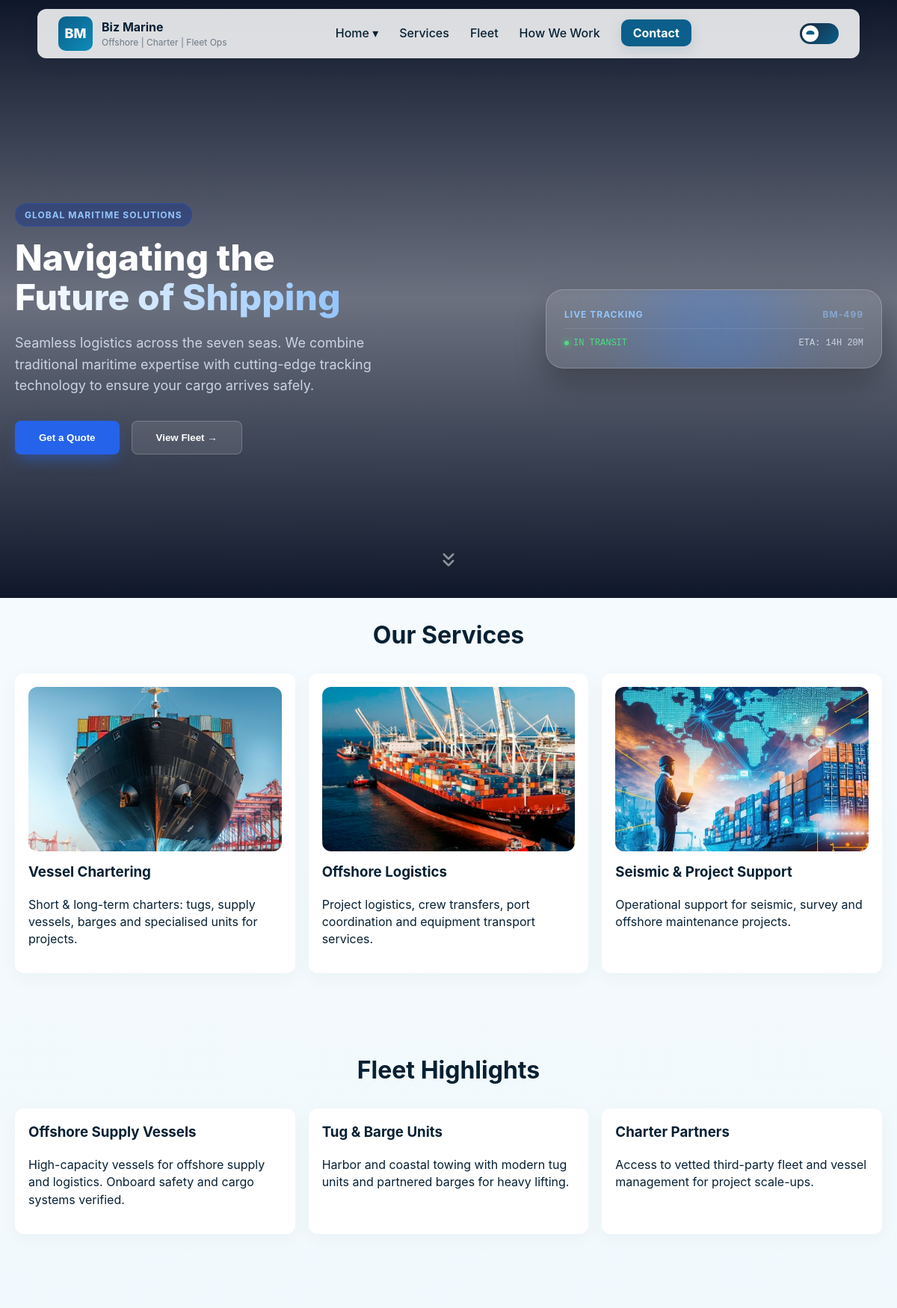
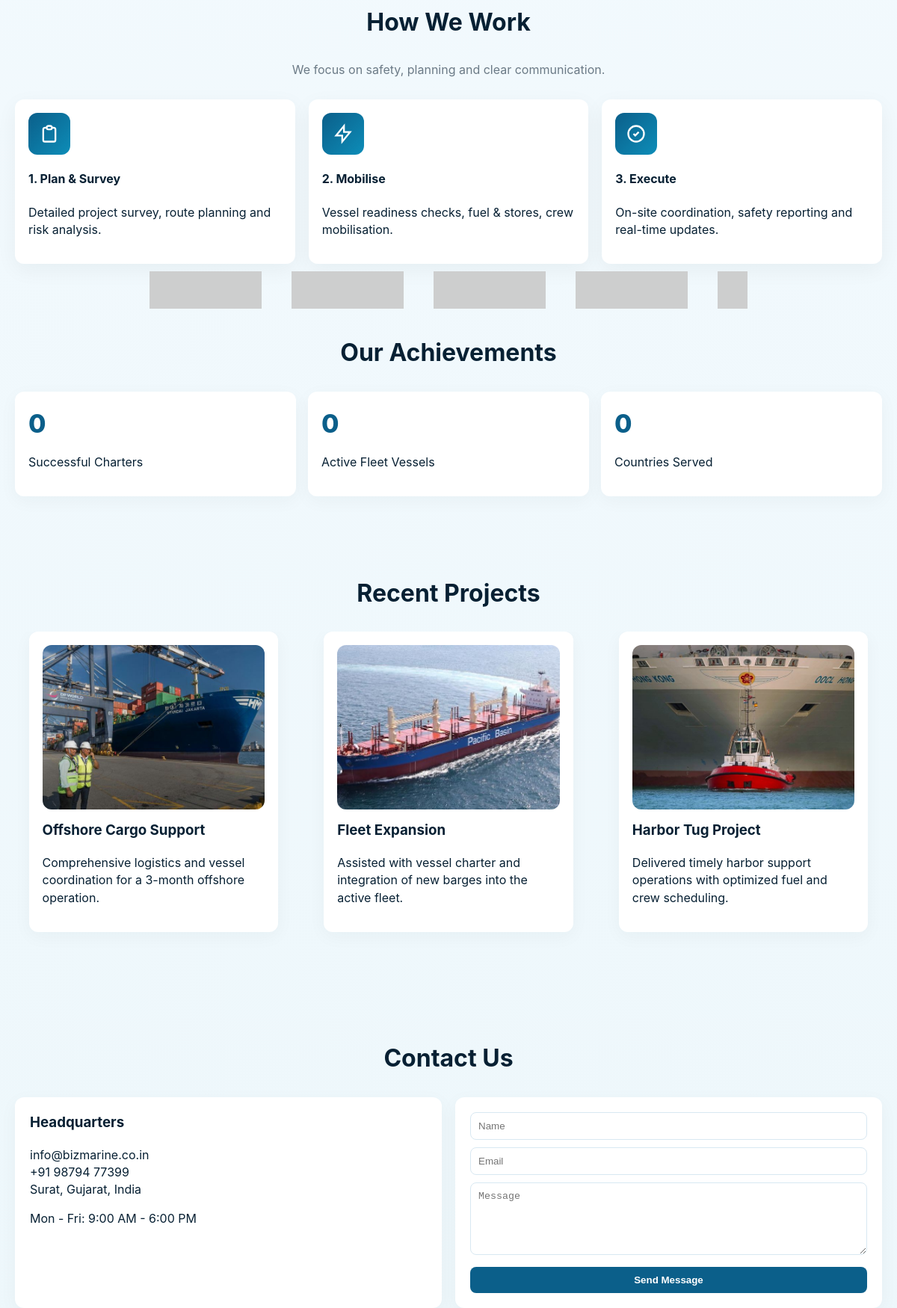
/home3/ (upper part), run on the app's committed database (2 pictures, top to bottom).
### main/models.py (models this page shows, shortened)
class Service(models.Model):
    title = models.CharField(max_length=200)
    image = models.ImageField(upload_to='services/')
    description = models.TextField()

class FleetItem(models.Model):
    title = models.CharField(max_length=200)
    description = models.TextField()

class Project(models.Model):
    title = models.CharField(max_length=200)
    image = models.ImageField(upload_to='projects/')
    description = models.TextField()

### main/views.py (the view, shortened to what this page needs)
# urls.py: path('home3/', views.home3, name='home3'),
def home3(request):
    hero3 = HomeThreeHero.objects.first()
    video_url = hero3.video.url if (hero3 and hero3.video) else None
    ctx = {
        'hero3': hero3,
        'video3': video_url,
        'services': Service.objects.all(),
        'fleet': FleetItem.objects.all(),
        'projects': Project.objects.all(),
        'contact': ContactInfo.objects.first(),
    }
    return render(request, "home3.html", ctx)

### main/templates/home3.html (shortened to what this page needs)
{% load static %}
<!doctype html>
<html lang="en">
<head>
<link rel="stylesheet" href="https://unpkg.com/leaflet@1.9.4/dist/leaflet.css" />
<link rel="stylesheet" href="https://unpkg.com/aos@2.3.4/dist/aos.css" />
<link rel="stylesheet" href="https://cdn.jsdelivr.net/npm/swiper@11/swiper-bundle.min.css" />
</head>
<body>
<header>
  <div class="topbar container">
    <div class="brand">
      <div class="logo">BM</div>
      <div>
        <div style="font-weight:700">Biz Marine</div>
        <div style="font-size:12px;color:var(--muted)">Offshore | Charter | Fleet Ops</div>
      </div>
    </div>
    <nav>
      <ul>
        <li class="dropdown">
          <a href="#">Home ▾</a>
        </li>
        <li><a href="#services">Services</a></li>
        <li><a href="#fleet">Fleet</a></li>
        <li><a href="#how">How We Work</a></li>
        <li><a href="#contact" class="cta">Contact</a></li>
      </ul>
    </nav>
    <div id="themeToggle" class="toggle" title="Switch theme">
      <div class="thumb" id="toggleThumb">
        <svg viewBox="0 0 512 512" xmlns="http://www.w3.org/2000/svg"><path d="M464 256c0 0-28.9 48-56 48H104c-27.1 0-56-48-56-48C61 180 110 112 256 112s195 68 208 144z"/></svg>
      </div>
    </div>
  </div>
</header>
<div class="new-hero" id="hero">
    <video class="hero-bg-video" autoplay muted loop playsinline poster="https://cdn.pixabay.com/video/2022/04/02/112722-695433093_large.mp4">
        <source src="https://cdn.pixabay.com/video/2022/04/02/112722-695433093_large.mp4" type="video/mp4">
    </video>
    <div class="hero-overlay-gradient"></div>
    <div class="hero-overlay-gradient-2"></div>
    <div class="hero-content">
        <div class="hero-text-col">
            <div class="hero-badge">Global Maritime Solutions</div>
            <h1 class="hero-title">
                Navigating the <br>
                <span class="text-gradient">Future of Shipping</span>
            </h1>
            <p class="hero-desc">
                Seamless logistics across the seven seas. We combine traditional maritime expertise with cutting-edge tracking technology to ensure your cargo arrives safely.
            </p>
            <div class="hero-btns">
                <button class="btn-hero-primary" onclick="location.href='#contact'">Get a Quote</button>
                <button class="btn-hero-glass" onclick="location.href='#fleet'">
                    View Fleet &rarr;
                </button>
            </div>
        </div>
        <div class="hero-lottie-col">
            <div class="glass-card">
                <div class="glow-blob"></div>
                <div class="card-header">
                    <span>Live Tracking</span>
                    <span style="opacity:0.6">BM-499</span>
                </div>
                <div class="card-footer">
                    <span class="status-live">IN TRANSIT</span>
                    <span>ETA: 14H 20M</span>
                </div>
            </div>
        </div>
    </div>
    <div class="scroll-down">
        <svg width="30" height="30" viewBox="0 0 24 24" fill="none" stroke="currentColor" stroke-width="2" stroke-linecap="round" stroke-linejoin="round"><path d="M7 13l5 5 5-5M7 6l5 5 5-5"/></svg>
    </div>
</div>
<section id="services" class="container section" data-aos="fade-up">
  <h2 class="section-title">Our Services</h2>
  <div class="grid">
    {% for s in services %}
      <div class="card">
        <div class="banner" style="background-image:url('{{ s.image.url }}')"></div>
        <h3>{{ s.title }}</h3>
        <p>{{ s.description }}</p>
      </div>
    {% endfor %}
  </div>
</section>
<section id="fleet" class="section" data-aos="fade-up">
  <div class="container">
    <h2 class="section-title">Fleet Highlights</h2>
    <div class="grid">
      {% for f in fleet %}
        <div class="card">
          <h3>{{ f.title }}</h3>
          <p>{{ f.description }}</p>
        </div>
      {% endfor %}
    </div>
  </div>
</section>
<section id="how" class="container section" data-aos="fade-up">
  <h2 class="section-title">How We Work</h2>
  <p style="text-align:center;color:var(--muted);max-width:820px;margin:0 auto 28px">We focus on safety, planning and clear communication.</p>
  <div class="work-steps">
    <div class="step"><div class="icon"><svg width="28" height="28" viewBox="0 0 24 24" fill="none" stroke="white" stroke-width="2"><path d="M9 5H7a2 2 0 00-2 2v12a2 2 0 002 2h10a2 2 0 002-2V7a2 2 0 00-2-2h-2M9 5a2 2 0 002 2h2a2 2 0 002-2M9 5a2 2 0 012-2h2a2 2 0 012 2"/></svg></div><h4>1. Plan & Survey</h4><p class="muted">Detailed project survey, route planning and risk analysis.</p></div>
    <div class="step"><div class="icon"><svg width="28" height="28" viewBox="0 0 24 24" fill="none" stroke="white" stroke-width="2"><path d="M13 10V3L4 14h7v7l9-11h-7z"/></svg></div><h4>2. Mobilise</h4><p class="muted">Vessel readiness checks, fuel & stores, crew mobilisation.</p></div>
    <div class="step"><div class="icon"><svg width="28" height="28" viewBox="0 0 24 24" fill="none" stroke="white" stroke-width="2"><path d="M9 12l2 2 4-4m6 2a9 9 0 11-18 0 9 9 0 0118 0z"/></svg></div><h4>3. Execute</h4><p class="muted">On-site coordination, safety reporting and real-time updates.</p></div>
  </div>
</section>
<div class="trusted-wrapper">
  <div class="trusted">
    <img src="https://via.placeholder.com/150x50?text=LOGISTICS+CO" alt="Partner">
    <img src="https://via.placeholder.com/150x50?text=MARINE+CORP" alt="Partner">
    <img src="https://via.placeholder.com/150x50?text=GLOBAL+SHIP" alt="Partner">
    <img src="https://via.placeholder.com/150x50?text=OFFSHORE+LTD" alt="Partner">
    <img src="https://via.placeholder.com/150x50?text=ENERGY+GROUP" alt="Partner">
  </div>
</div>
<section id="stats" class="container section" data-aos="fade-up">
  <h2 class="section-title">Our Achievements</h2>
  <div class="grid">
    <div class="card stat" data-target="120">
      <h3 class="count">0</h3>
      <p class="muted">Successful Charters</p>
    </div>
    <div class="card stat" data-target="30">
      <h3 class="count">0</h3>
      <p class="muted">Active Fleet Vessels</p>
    </div>
    <div class="card stat" data-target="15">
      <h3 class="count">0</h3>
      <p class="muted">Countries Served</p>
    </div>
  </div>
</section>
<section id="projects" class="section" data-aos="fade-up">
  <div class="container">
    <h2 class="section-title">Recent Projects</h2>
    <div class="swiper">
      <div class="swiper-wrapper">
        {% for p in projects %}
        <div class="swiper-slide">
          <div class="card">
            <div class="banner" style="background-image:url('{{ p.image.url }}')"></div>
            <h3>{{ p.title }}</h3>
            <p class="muted">{{ p.description }}</p>
          </div>
        </div>
        {% endfor %}
      </div>
    </div>
  </div>
</section>
<section id="contact" class="container section" data-aos="fade-up">
  <h2 class="section-title">Contact Us</h2>
  <div class="contact-grid">
    <div class="card" style="padding:20px">
      <h3>Headquarters</h3>
      <p class="muted">
        info@bizmarine.co.in<br>
        +91 98794 77399<br>
        Surat, Gujarat, India
      </p>
      <p class="muted">Mon - Fri: 9:00 AM - 6:00 PM</p>
    </div>
    <form class="form card" method="POST" style="padding:20px">
      <input type="text" name="name" placeholder="Name" required>
      <input type="email" name="email" placeholder="Email" required>
      <textarea name="message" placeholder="Message" rows="5" required></textarea>
      <button type="submit">Send Message</button>
    </form>
  </div>
</section>
</body>
</html>

### data on the page
Service: image (picture), title "Vessel Chartering", description "Short & long-term charters: tugs, supply vessels, barges and specialised units for projects."
Service: image (picture), title "Offshore Logistics", description "Project logistics, crew transfers, port coordination and equipment transport services."
Service: image (picture), title "Seismic & Project Support", description "Operational support for seismic, survey and offshore maintenance projects."
FleetItem: title "Offshore Supply Vessels", description "High-capacity vessels for offshore supply and logistics. Onboard safety and cargo systems verified."
FleetItem: title "Tug & Barge Units", description "Harbor and coastal towing with modern tug units and partnered barges for heavy lifting."
FleetItem: title "Charter Partners", description "Access to vetted third-party fleet and vessel management for project scale-ups."
Project: image (picture), title "Offshore Cargo Support", description "Comprehensive logistics and vessel coordination for a 3-month offshore operation."
Project: image (picture), title "Fleet Expansion", description "Assisted with vessel charter and integration of new barges into the active fleet."
Project: image (picture), title "Harbor Tug Project", description "Delivered timely harbor support operations with optimized fuel and crew scheduling."
